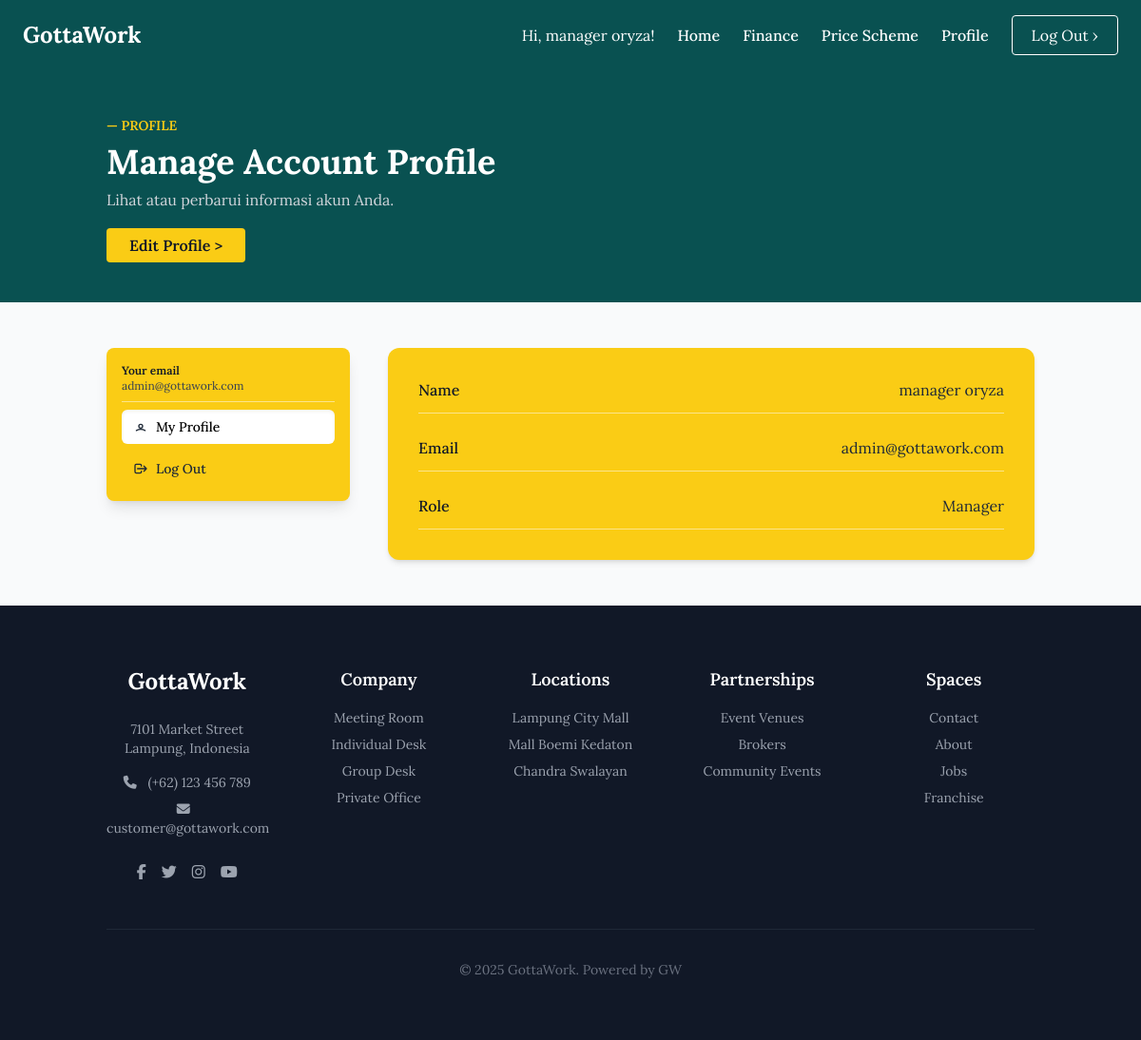
Before: /manager/profile.php (signed in) with the older database file.
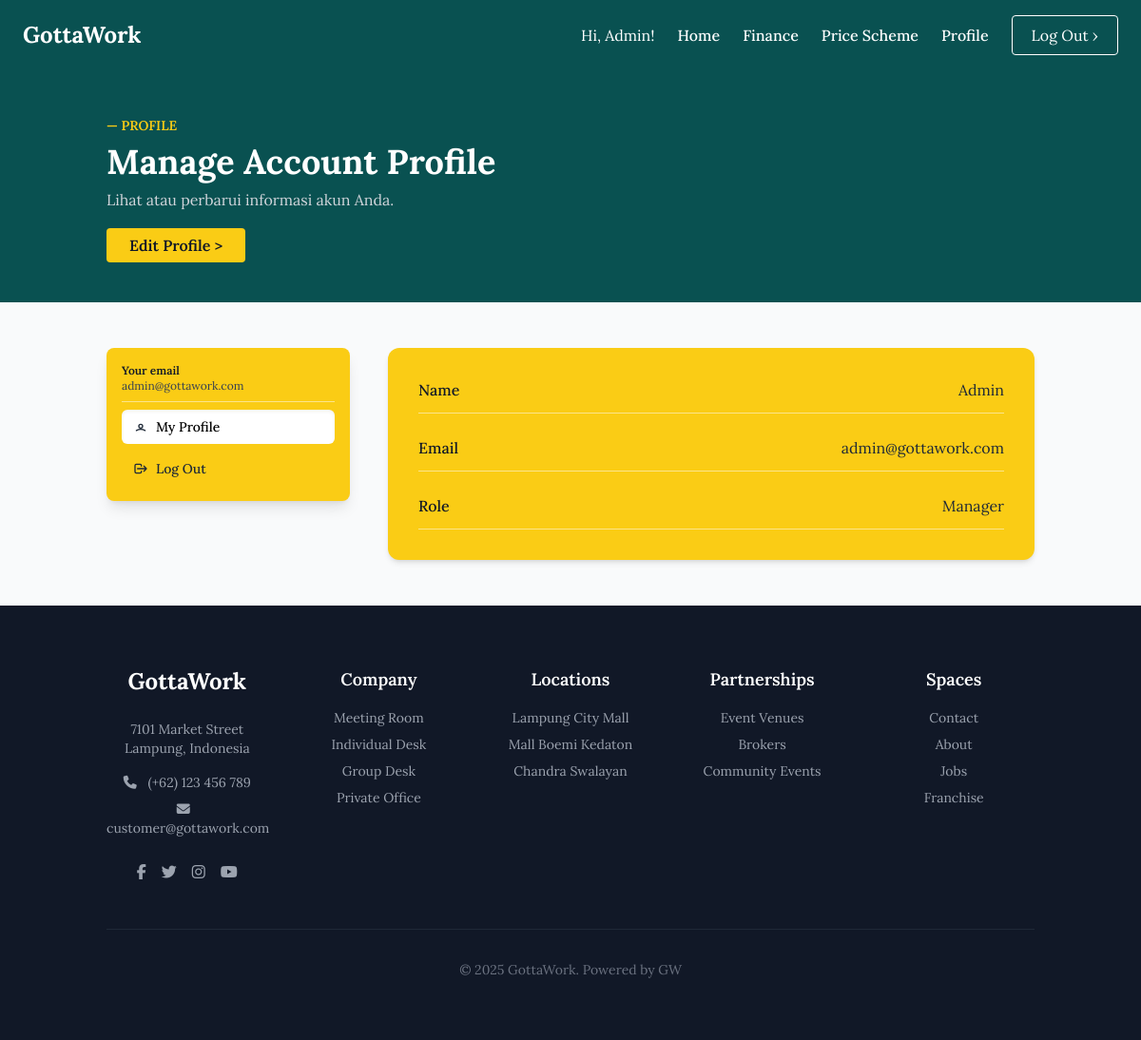
After: the same page with the newer database file.
### tables this page shows
CREATE TABLE `users` (
  `id` int NOT NULL,
  `name` varchar(100) NOT NULL,
  `email` varchar(100) NOT NULL,
  `role` enum('Customer','Manager','Staff') NOT NULL,
  `password` varchar(255) NOT NULL,
  `created_at` timestamp NULL DEFAULT CURRENT_TIMESTAMP
);

### manager/profile.php (the view, shortened to what the changed rows need)
<?php
require_once '../db.php';
$current_user_id = (int)$_SESSION['id'];
try {
    $sql = "SELECT * FROM users WHERE id = :id";
    $stmt = $conn->prepare($sql);
    $stmt->bindParam(':id', $current_user_id, PDO::PARAM_INT);
    $stmt->execute();
    $stmt->setFetchMode(PDO::FETCH_ASSOC);
    $user = $stmt->fetch();
} catch (PDOException $e) {
    die("Error saat mengambil data pengguna: " . $e->getMessage());
}
?>
<!DOCTYPE html>
<html lang="en">
<head>
    <script src="https://cdn.tailwindcss.com"></script>
</head>
<body class="flex flex-col min-h-screen bg-gray-50">
    <div class="flex-grow">
        <?php
          $active_page = 'profile';
          require_once '../includes/header_manager.php';
        ?>
        <div class="bg-custom-gray text-white">
            <section class="container mx-auto px-6 py-12">
                <h2 class="text-3xl md:text-4xl font-bold">Manage Account Profile</h2>
            </section>
        </div>
        <main class="container mx-auto py-12 px-6">
            <div class="flex flex-col md:flex-row gap-8 lg:gap-10">
                <div class="w-full md:w-64 flex-shrink-0 bg-yellow-400 rounded-lg shadow-lg p-4 space-y-2 self-start">
                    <div>
                      <p class="text-xs font-semibold text-gray-900">Your email</p>
                      <p class="text-xs text-gray-700 break-words"><?= htmlspecialchars($user['email']) ?></p>
                    </div>
                </div>
                <div id="profile" class="bg-yellow-400 rounded-xl w-full p-6 sm:p-8 shadow-md">
                    <div class="space-y-6 text-sm sm:text-base text-gray-900">
                        <div class="border-b border-white/50 pb-3 flex flex-col sm:flex-row justify-between">
                          <span class="font-medium">Name</span>
                          <span class="font-light text-gray-800"><?= htmlspecialchars($user['name']) ?></span>
                        </div>
                        <div class="border-b border-white/50 pb-3 flex flex-col sm:flex-row justify-between">
                          <span class="font-medium">Email</span>
                          <span class="font-light text-gray-800 break-all"><?= htmlspecialchars($user['email']) ?></span>
                        </div>
                        <div class="border-b border-white/50 pb-3 flex flex-col sm:flex-row justify-between">
                          <span class="font-medium">Role</span>
                          <span class="font-light text-gray-800"><?= htmlspecialchars($user['role']) ?></span>
                        </div>
                    </div>
                </div>
            </div>
        </main>
    </div>
    <?php
        require_once '../includes/footer.php';
    ?>
</body>
</html>

### includes/header_manager.php (shortened to what the changed rows need)
<?php
$active_page = $active_page ?? 'home';
function is_manager_nav_active($page, $active_page) {
    return $page === $active_page ? 'text-orange-400 font-bold' : 'text-white hover:text-orange-400 font-medium';
}
?>
<header class="bg-custom-gray bg-[#095151]">
  <div class="container mx-auto px-6 py-4 max-w-7xl">
    <div class="flex items-center justify-between">
      <nav class="hidden md:flex items-center space-x-6">
        <span class="text-white">Hi, <?= htmlspecialchars($_SESSION['name'] ?? 'Manager') ?>!</span>
        <a href="manager_homepage.php" class="<?= is_manager_nav_active('Home', $active_page) ?>">Home</a>
        <a href="finance.php" class="<?= is_manager_nav_active('Finance', $active_page) ?>">Finance</a>
        <a href="manager_skematarif.php" class="<?= is_manager_nav_active('Price Scheme', $active_page) ?>">Price Scheme</a>
        <a href="profile.php" class="<?= is_manager_nav_active('Profile', $active_page) ?>">Profile</a>
        <a href="../logout.php" class="ml-4 border border-white text-white px-5 py-2 rounded hover:bg-white hover:bg-opacity-10 transition-colors">Log Out ›</a>
      </nav>
    </div>
  </div>
</header>

Changed rows visible on the page:
changed users "admin@gottawork.com": name "manager oryza" → "Admin"
Other visible differences:
$_SESSION['name']: "manager oryza" → "Admin"
